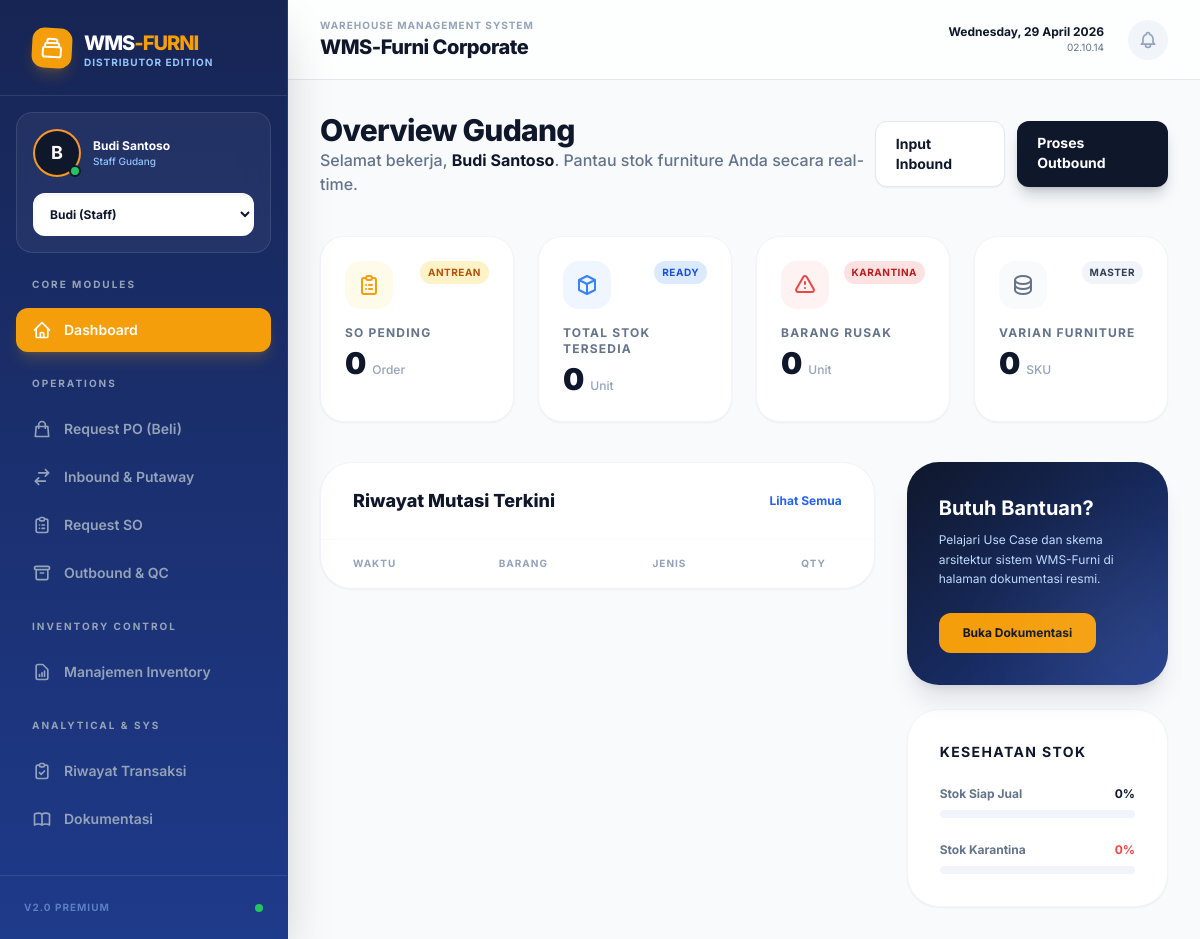
/dashboard.php, run on an earlier commit of the app's database.
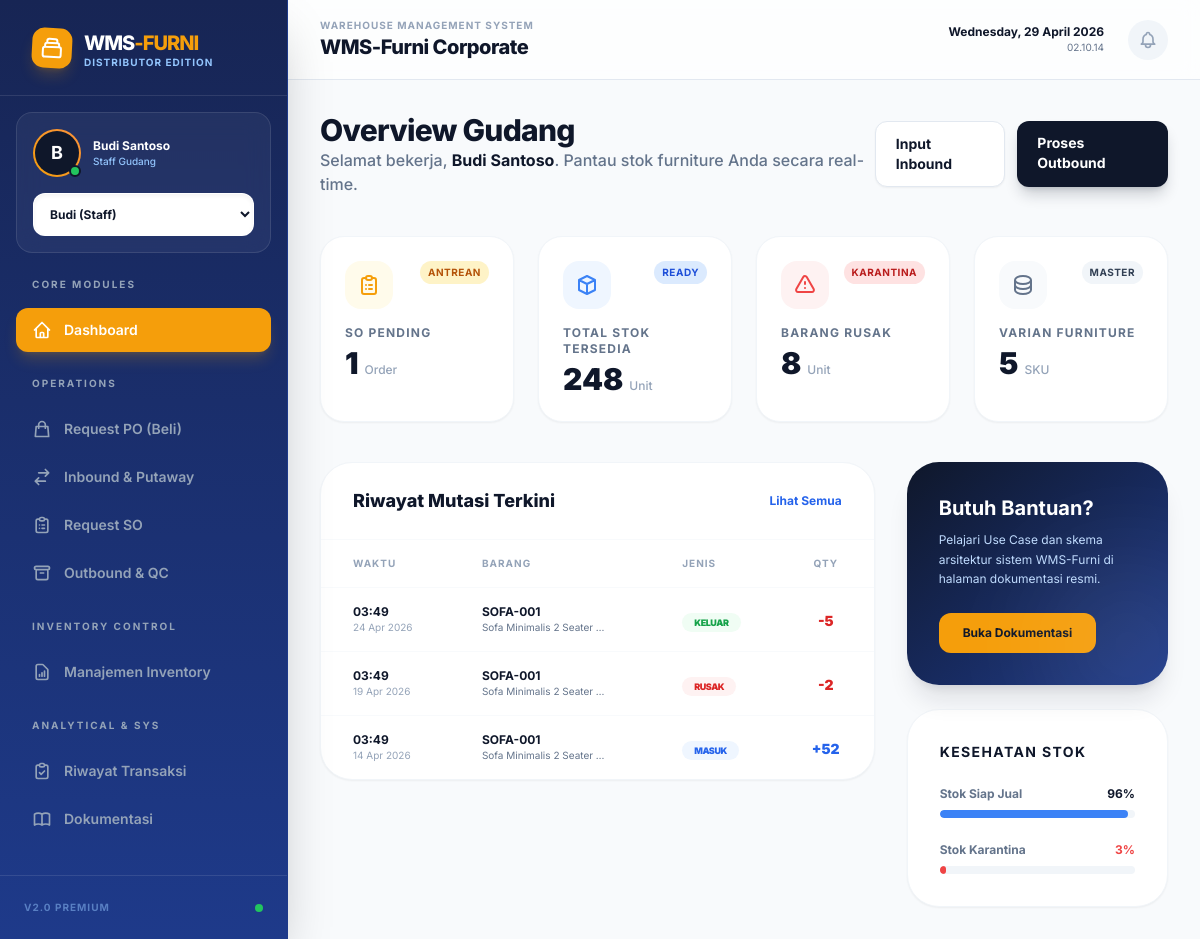
And on a later commit of the database.
### tables this page shows
CREATE TABLE tb_mutasi_stok (
        id_mutasi INTEGER PRIMARY KEY AUTOINCREMENT,
        id_furniture INTEGER,
        tgl_mutasi TEXT NOT NULL,
        jenis_mutasi TEXT NOT NULL,
        qty INTEGER NOT NULL,
        keterangan TEXT,
        id_user INTEGER,
        FOREIGN KEY (id_furniture) REFERENCES tb_furniture(id_furniture),
        FOREIGN KEY (id_user) REFERENCES tb_users(id_user)
    );

CREATE TABLE tb_furniture (
        id_furniture INTEGER PRIMARY KEY AUTOINCREMENT,
        kode_barang TEXT UNIQUE NOT NULL,
        nama_barang TEXT NOT NULL,
        id_lokasi INTEGER,
        stok_tersedia INTEGER DEFAULT 0,
        stok_karantina INTEGER DEFAULT 0,
        FOREIGN KEY (id_lokasi) REFERENCES tb_lokasi(id_lokasi)
    );

### dashboard.php (the view, shortened to what the rows shown need)
<?php
require 'config.php';
$stmt = $pdo->query("
    SELECT m.*, f.nama_barang, f.kode_barang
    FROM tb_mutasi_stok m
    JOIN tb_furniture f ON m.id_furniture = f.id_furniture
    ORDER BY m.id_mutasi DESC LIMIT 10
");
$recent_mutations = $stmt->fetchAll();
include 'includes/header.php';
include 'includes/sidebar.php';
?>
<div class="flex-1 overflow-y-auto p-8 animate-fade-in">
    <div class="grid grid-cols-1 lg:grid-cols-3 gap-8">
        <div class="lg:col-span-2">
            <div class="bg-white rounded-[2rem] shadow-sm border border-slate-100 overflow-hidden">
                <div class="overflow-x-auto">
                    <table class="w-full text-left">
                        <thead>
                            <tr class="text-[10px] font-bold text-slate-400 uppercase tracking-widest border-b border-slate-50">
                                <th class="px-8 py-4">Waktu</th>
                                <th class="px-8 py-4">Barang</th>
                                <th class="px-8 py-4">Jenis</th>
                                <th class="px-8 py-4 text-center">Qty</th>
                            </tr>
                        </thead>
                        <tbody class="divide-y divide-slate-50">
                            <?php foreach($recent_mutations as $m): ?>
                            <tr class="hover:bg-slate-50/50 transition-colors">
                                <td class="px-8 py-4">
                                    <p class="text-xs font-bold text-navy-900"><?= date('H:i', strtotime($m['tgl_mutasi'])) ?></p>
                                    <p class="text-[10px] text-slate-400"><?= date('d M Y', strtotime($m['tgl_mutasi'])) ?></p>
                                </td>
                                <td class="px-8 py-4">
                                    <p class="text-xs font-bold text-navy-900"><?= htmlspecialchars($m['kode_barang']) ?></p>
                                    <p class="text-[10px] text-slate-500 truncate w-32"><?= htmlspecialchars($m['nama_barang']) ?></p>
                                </td>
                                <td class="px-8 py-4">
                                    <?php
                                        $label = ''; $color = '';
                                        switch($m['jenis_mutasi']) {
                                            case 'IN': $label = 'Masuk'; $color = 'text-blue-600 bg-blue-50'; break;
                                            case 'OUT': $label = 'Keluar'; $color = 'text-green-600 bg-green-50'; break;
                                            case 'MUTASI_RUSAK': $label = 'Rusak'; $color = 'text-red-600 bg-red-50'; break;
                                        }
                                    ?>
                                    <span class="px-3 py-1 rounded-full text-[9px] font-black uppercase tracking-tighter <?= $color ?>"><?= $label ?></span>
                                </td>
                                <td class="px-8 py-4 text-center">
                                    <span class="text-sm font-black <?= $m['qty'] > 0 ? 'text-blue-600' : 'text-red-600' ?>">
                                        <?= ($m['qty'] > 0 ? '+' : '') . $m['qty'] ?>
                                    </span>
                                </td>
                            </tr>
                            <?php endforeach; ?>
                        </tbody>
                    </table>
                </div>
            </div>
        </div>
    </div>
</div>
<?php include 'includes/footer.php'; ?>

What changed in the data, as far as the page shows it:
added tb_mutasi_stok: tgl_mutasi "03:49", tgl_mutasi "24 Apr 2026", id_furniture.kode_barang "SOFA-001", id_furniture.nama_barang "Sofa Minimalis 2 Seater…", jenis_mutasi "KELUAR", qty "-5"
added tb_mutasi_stok: tgl_mutasi "03:49", tgl_mutasi "19 Apr 2026", id_furniture.kode_barang "SOFA-001", id_furniture.nama_barang "Sofa Minimalis 2 Seater…", jenis_mutasi "RUSAK", qty "-2"
added tb_mutasi_stok: tgl_mutasi "03:49", tgl_mutasi "14 Apr 2026", id_furniture.kode_barang "SOFA-001", id_furniture.nama_barang "Sofa Minimalis 2 Seater…", jenis_mutasi "MASUK", qty "52"
Also different on the page:
$so_pending: "0" → "1"
$total_stok: "0" → "248"
$total_karantina: "0" → "8"
$total_items: "0" → "5"
text no longer shown: "0 0"
text now shown: "96 3"
